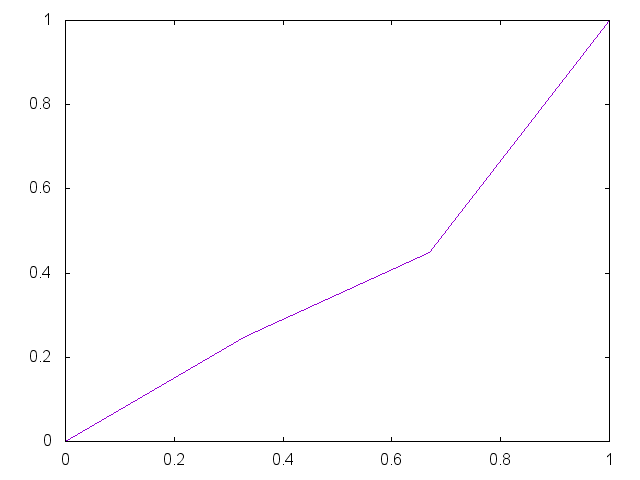

Recreate this plot in gnuplot.


set term png

set output "generate/static/generate/unique-0.25-0.45.png"
plot '-' smooth unique notitle
0 0
0.33 0.25
0.67 0.45 
1 1
e

reset;
